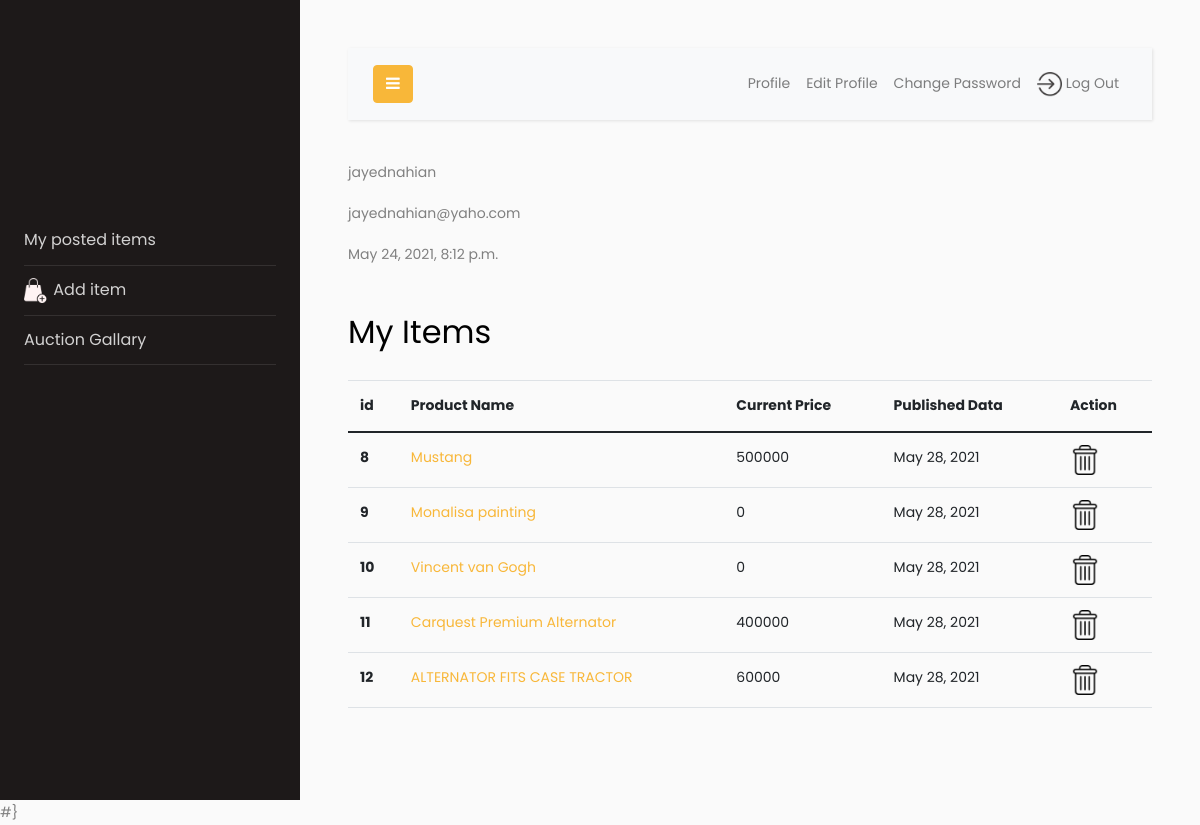
The app's page /members/profile (signed in) with its own data.
### shop_app/models.py (models this page shows, shortened)
class AuctionItem(models.Model):
   product_name = models.CharField(max_length=255)
   product_description =models.TextField(max_length=400)
   product_main_price = models.IntegerField(default=0.0)
   current_bid_price = models.IntegerField(default=0.0)
   author =models.ForeignKey(User,on_delete=models.CASCADE)
   main_photo = models.ImageField(null=True,blank=True,upload_to='photos/main/%Y/%m/%d/')
   photo1 = models.ImageField(null=True,blank=True,upload_to='photos/optional/%Y/%m/%d/')
   photo2 = models.ImageField(null=True,blank=True,upload_to='photos/optional/%Y/%m/%d/')
   photo3 = models.ImageField(null=True,blank=True,upload_to='photos/optional/%Y/%m/%d/')
   photo4 = models.ImageField(null=True,blank=True,upload_to='photos/optional/%Y/%m/%d/')
   item_post_date =models.DateField(auto_now_add=True)
   auction_start_time = models.DateTimeField(auto_now=False,null=True)
   acution_end_time = models.DateTimeField(auto_now=False,null=True)
   category = models.CharField(max_length=255,default="uncatpegorized")

### members/views.py (the view)
# urls.py: path('profile',views.profileView, name='profile_link'),
def profileView(request):
   items = AuctionItem.objects.all()
   return render(request,'user_profile.html',{"items":items})

### members/templates/user_profile.html (shortened to what this page needs)
{% extends 'new_base.html' %}
{% load static %}
{% block body %}
    {% if user.is_authenticated %}
        <p> {{ user.username }}</p>
        <p> {{ user.email }}</p>
        <p> {{ user.date_joined }}</p>
    {% endif %}
    <br>
    <h2 class="mb-4">My Items</h2>
    <table class="table">
          <thead>
            <tr>
                <th scope="col">id</th>
                <th scope="col">Product Name</th>
                <th scope="col">Current Price</th>
                <th scope="col">Published Data</th>
                <th scope="col">Action</th>
            </tr>
          </thead>
          <tbody>
          {% for item in items %}
            {% if item.author == user %}
            <tr>
                <th scope="row">{{ item.id }}</th>
                <td><a href="{% url 'singe_product_view_link' item.pk %}">{{ item.product_name }}</a></td>
                <td>{{ item.current_bid_price }}</td>
                <td>{{ item.item_post_date }}</td>
                <td>
                    <a href="{% url 'delete_product_link' item.pk %}"><img src="{% static 'authentication_system/img/delete.png' %}"width="30px" height="30px"></a>
                </td>
            </tr>
            {% endif %}
          {% endfor %}
          </tbody>
        </table>
{% endblock body %}

### records on screen
AuctionItem: id "8", product_name "Mustang", current_bid_price "500000", item_post_date "May 28, 2021"
AuctionItem: id "9", product_name "Monalisa painting", current_bid_price "0", item_post_date "May 28, 2021"
AuctionItem: id "10", product_name "Vincent van Gogh", current_bid_price "0", item_post_date "May 28, 2021"
AuctionItem: id "11", product_name "Carquest Premium Alternator", current_bid_price "400000", item_post_date "May 28, 2021"
AuctionItem: id "12", product_name "ALTERNATOR FITS CASE TRACTOR", current_bid_price "60000", item_post_date "May 28, 2021"

### other values on screen
{{ user.username }} "jayednahian"
{{ user.email }} "jayednahian@yaho.com"
{{ user.date_joined }} "May 24, 2021, 8:12 p.m."
